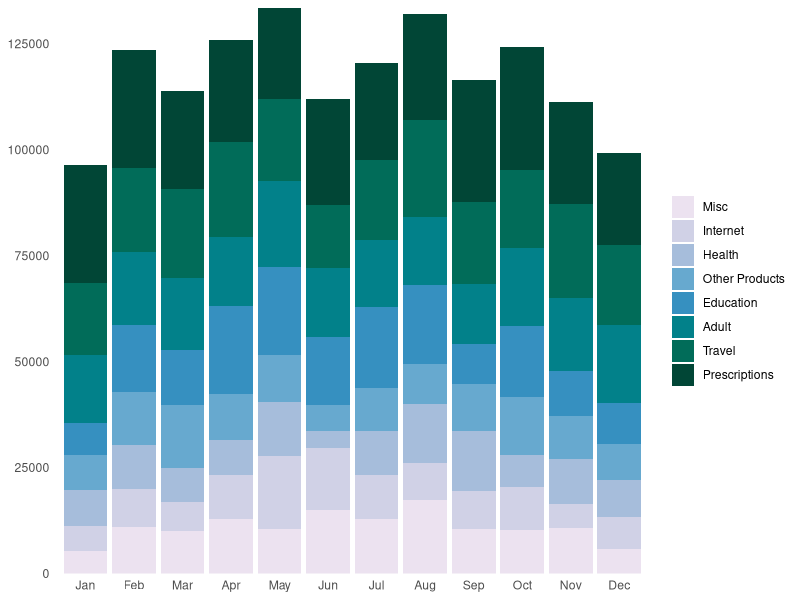

Here is the R script that generated this plot:
# figure 2.1

library(ggplot2)
library(scales)
library(RColorBrewer)

getMonth <- function() {
  basep <- c(.22, .16, .14, .12, .10, .08, .08, .10)
  basep <- basep*120000
  adj <- round(rnorm(8, sd=3000), 0)
  single.month <- basep + adj
#   single.adj <- (1-sum(single.month))/8
#   single.month <- single.month + single.adj
   if (length(which(single.month<0))) {
     single.month <- getMonth()
   }
  single.month
}
labels <- c("Prescriptions", "Travel", "Adult", "Education", "Other Products", 
            "Health", "Internet", "Misc")
month <- c("Jan", "Feb", "Mar", "Apr", "May", "Jun", 
           "Jul", "Aug", "Sep", "Oct", "Nov", "Dec")
foo <- replicate(12, getMonth(), simplify="vector")
spam <- data.frame(p=as.vector(foo), month=rep(month, each=8), type=rep(labels, 12))
spam$month <- factor(spam$month, levels=month, ordered=T)
spam$type <- factor(spam$type, levels=labels, ordered=T)

#colours <- brewer.pal(8, "RdBu")
colours <- rev(brewer.pal(9, "PuBuGn")[-1])

gg <- ggplot(spam, aes(month, p, fill=type)) + 
  geom_bar(stat="identity") + scale_fill_manual(values = colours) +
  scale_y_continuous(expand=c(0,0)) +
  theme_bw() + guides(fill = guide_legend(reverse=TRUE)) +
  theme(
    legend.background = element_blank(),
    legend.key        = element_blank(),
    legend.title       = element_blank(),
    panel.background  = element_blank(),
    panel.border      = element_blank(),
    strip.background  = element_blank(),
#    plot.background   = element_blank(),
    axis.line         = element_blank(),
    axis.line.x      = element_blank(),
#    axis.title.x      = element_blank(),
    axis.title  = element_blank(),
    axis.ticks = element_blank(),
#    axis.text.x      = element_blank(),
    panel.grid = element_blank())

print(gg)